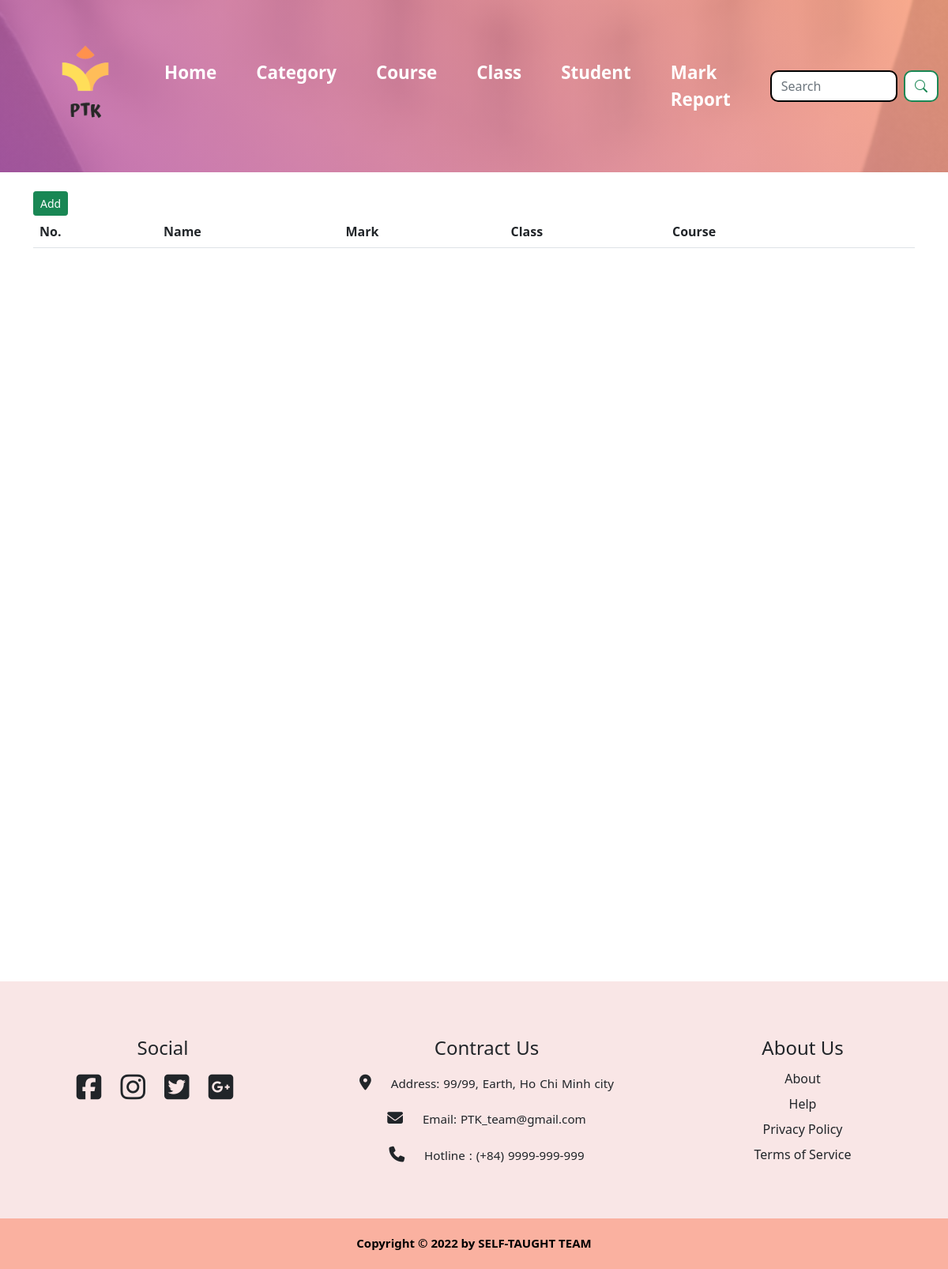
/student/result/, run on an earlier commit of the app's database.
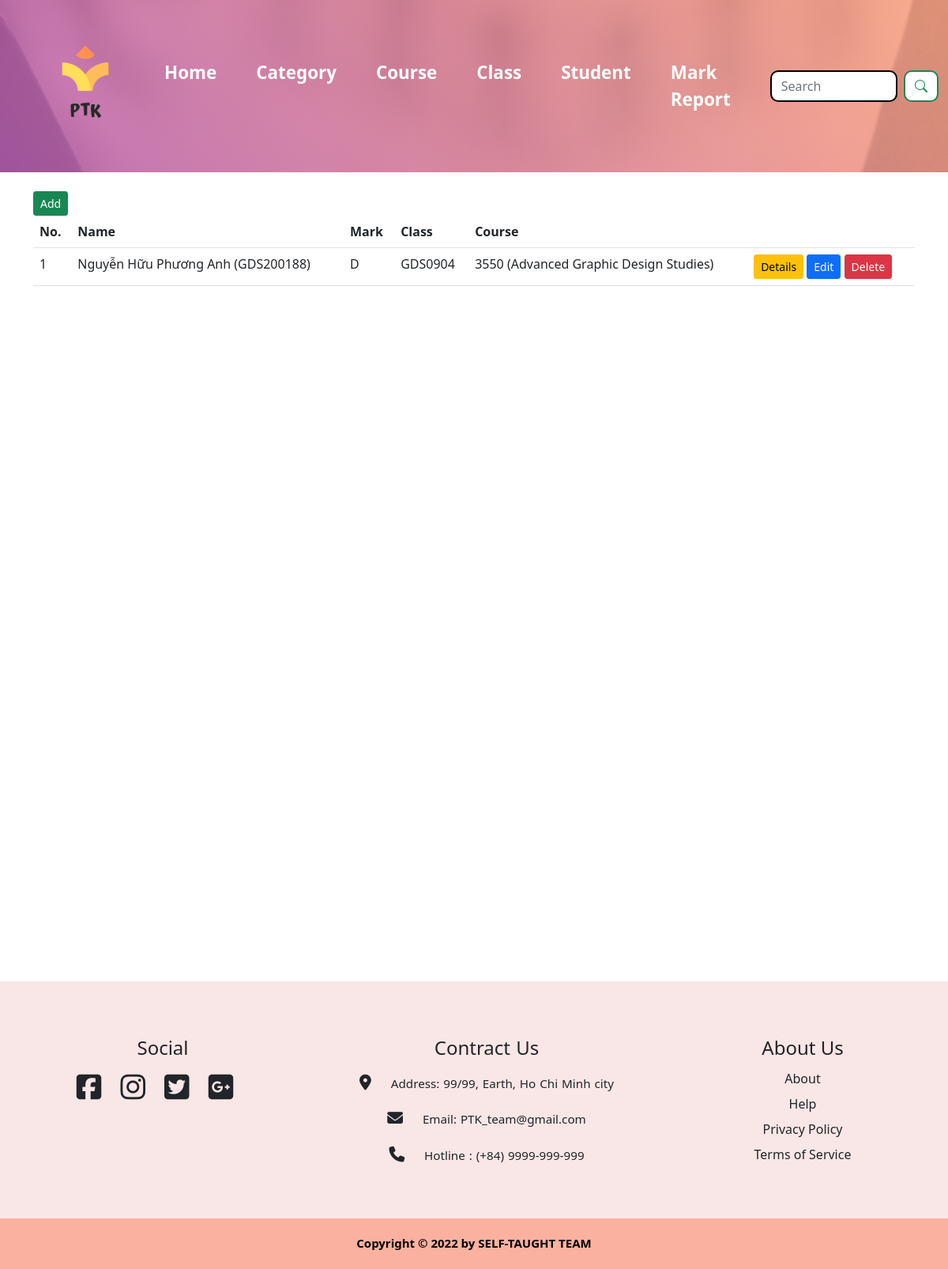
And on a later commit of the database.
### student/models.py (models this page shows, shortened)
class Result(models.Model):
    student = models.ForeignKey(Student, on_delete=models.CASCADE)
    mark = models.CharField(max_length=20)
    course = models.ForeignKey(Course, on_delete=models.CASCADE)
    classroom = models.ForeignKey(ClassRoom, on_delete=models.CASCADE)

class Student(models.Model):
    student_code = models.CharField(max_length=10)
    name = models.CharField(max_length=30)
    address = models.TextField(max_length=30)
    email = models.EmailField(max_length=30)
    dob = models.CharField(max_length=11)
    course = models.ForeignKey(Course, on_delete=models.CASCADE)
    classroom = models.ForeignKey(ClassRoom, on_delete=models.CASCADE)
    def __str__(self):
        return self.name + " (" + self.student_code + ")"

### course/models.py (models this page shows)
class ClassRoom(models.Model):
    name = models.CharField(max_length=50)
    category = models.ForeignKey(Category, on_delete=models.CASCADE)
    def __str__(self):
        return self.name

class Course(models.Model):
    code = models.CharField(max_length=10)
    description = models.TextField()
    name_en = models.CharField(max_length=250)
    name_vi = models.CharField(max_length=250)
    credit = models.IntegerField()
    hour = models.IntegerField()
    category = models.ForeignKey(Category, on_delete=models.CASCADE)
    def __str__(self):
        return self.code + " (" + self.name_en + ")"

### student/views.py (the view)
# urls.py: path("result/", views.result_index),
def result_index(request):
    results = Result.objects.all()
    context = {
        "results": results,
    }
    return render(request, "student/result/result_index.html", context)

### student/templates/student/result/result_index.html
{% extends 'base.html' %}
{% load static %}
{% block content %}
<link rel="stylesheet" href="{% static 'css/style.css' %}">
<a href="add" class="btn btn-sm btn-success">Add</a>
<table class="table">
    <tr>
        <th>No. </th>
        <th>Name</th>
        <th>Mark</th>
        <th>Class</th>
        <th>Course</th>
        <th></th>
    </tr>
    {% for item in results %}
    <tr>
        <td>{{forloop.counter}}</td>
        <td>{{item.student}}</td>
        <td>{{item.mark}}</td>
        <td>{{item.classroom}}</td>
        <td>{{item.course}}</td>
        <td>
            <a href="{{item.id}}" class="btn btn-sm btn-warning">Details</a>
            <a href="edit/{{item.id}}" class="btn btn-sm btn-primary">Edit</a>
            <a href="delete/{{item.id}}" class="btn btn-sm btn-danger">Delete</a>
        </td>
    </tr>
    {% endfor %}
</table>
{% endblock content %}

### projectweb/templates/base.html (shortened to what this page needs)
{% load static %}
<!DOCTYPE html>
<html lang="en">
<head>
    <link href="https://cdn.jsdelivr.net/npm/bootstrap@5.1.3/dist/css/bootstrap.min.css" rel="stylesheet"
>
    <link rel="stylesheet" href="https://cdn.jsdelivr.net/npm/bootstrap-icons@1.8.1/font/bootstrap-icons.css">
</head>
<body>
    <nav class="navbar navbar-expand-lg navbar-light bg">
        <div class="container-fluid">
            <a href="../../home/">
                <img src="{% static 'img/PTK.png' %}" alt="" class="logo">
            </a>
            <div class="collapse navbar-collapse" id="navbarSupportedContent">
                <ul class="navbar-nav me-auto mb-2 mb-lg-0 main-nav">
                    <li class="nav-item">
                        <a href="../../home/">Home</a>
                    </li>
                    <li class="nav-item">
                        <a href="../../course/category">Category</a>
                    </li>
                    <li class="nav-item">
                        <a href="../../course/course">Course</a>
                    </li>
                    <li class="nav-item">
                        <a href="../../course/classroom">Class</a>
                    </li>
                    <li class="nav-item">
                        <a href="../../student/student">Student</a>
                    </li>
                    <li class="nav-item">
                        <a href="../../student/result">Mark Report</a>
                    </li>
                </ul>
                <form class="d-flex">
                    <input class="form-control me-2 srch" type="search" placeholder="Search" aria-label="Search">
                    <button class="btn btn-outline-success bt" type="submit">
                        <i class="bi bi-search"></i>
                    </button>
                </form>
            </div>
        </div>
    </nav>
    <div class="container mt-4 content">
        {% block content %}{% endblock%}
    </div>
    <section class="contract_section">
        <div class="foot_contain">
            <div class="box1">
                <ul class="social_icons">
                    <h4>Social</h4>
                    <li>
                        <i class="fa fa-facebook-square"></i>
                    </li>
                    <li>
                        <i class="fa fa-instagram"></i>
                    </li>
                    <li>
                        <i class="fa fa-twitter-square"></i>
                    </li>
                    <li>
                        <i class="fa fa-google-plus-square"></i>
                    </li>
                </ul>
            </div>
            <div class="box2">
                <ul class="information">
                    <h4>Contract Us</h4>
                    <li>
                        <i class="fa fa-map-marker-alt small_icon"></i> Address: 99/99, Earth, Ho Chi Minh city
                    </li>
                    <li>
                        <i class="fa fa-envelope small_icon"></i> Email: PTK_team@gmail.com
                    </li>
                    <li>
                        <i class="fa fa-phone small_icon"></i> Hotline : (+84) 9999-999-999
                    </li>
                </ul>
            </div>
            <div class="box3">
                <ul class="about">
                    <h4>About Us</h4>
                    <li>
                        About
                    </li>
                    <li>
                        Help
                    </li>
                    <li>
                        Privacy Policy
                    </li>
                    <li>
                        Terms of Service
                    </li>
                </ul>
            </div>
        </div>
    </section>
    <footer class="footer">
        <p>
            Copyright &copy; 2022 by SELF-TAUGHT TEAM
        </p>
    </footer>
</body>
</html>

### course/static/css/style.css (style rules this page uses)
.logo { width: 200px; margin: 0px 0px 2px -4px; }
.main-nav li a { font-weight: 700; font-size: 140%; text-decoration: none; color: white; }
.main-nav li { margin-right: 50px; }
.bg { background-image: linear-gradient(to right top, rgb(138, 43, 226, 0.8), rgb(255, 160, 122, 0.8)), url("../img/background.jpg"); background-size: cover; background-position: center; background-attachment: fixed; }
.srch { border-color: black; border-width: 2px; border-radius: 10px; }
.bt { border-width: 2px; background-color: white; border-radius: 10px; }
.foot_contain { display: flex; }
.box1, .box2, .box3 { flex: 25%; }
.contract_section { background-color: #F9E6E6; height: 300px; }
h4 { padding-top: 50px; }
.about { list-style: none; padding-top: 20px; line-height: 200%; font-weight: 500; text-align: center; }
.information { list-style: none; padding-top: 20px; line-height: 300%; word-spacing: 1px; font-size: 95%; font-weight: 500; }
.information li { text-align: center; }
.information h4 { text-align: center; }
.small_icon { font-size: 130%; margin-right: 20px; }
.social_icons { list-style: none; margin-top: 20px; margin-right: 20px; text-align: center; }
.social_icons li { display: inline-block; font-size: 225%; margin-right: 20px; cursor: pointer; }
.social_icons li i { transition: all 0.5s; }
.social_icons h4 { text-align: center; }
.content { height: 1000px; }
.footer { text-align: center; background-color: #fab1a0; color: black; padding-top: 20px; padding-bottom: 5px; font-weight: bold; font-size: 15px; }

What changed in the data, as far as the page shows it:
added Result: student "Nguyễn Hữu Phương Anh (GDS200188)", mark "D", classroom "GDS0904", course "3550 (Advanced Graphic Design Studies)"
